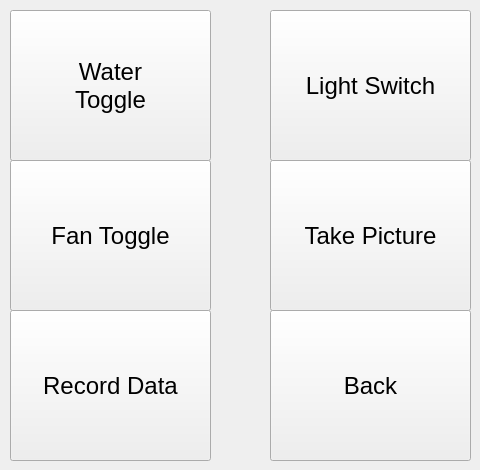
   <widget class="QWidget" name="manualcontrols_page">
    <widget class="QPushButton" name="waternow_btn">
     <property name="geometry">
      <rect>
       <x>10</x>
       <y>10</y>
       <width>201</width>
       <height>151</height>
      </rect>
     </property>
     <property name="font">
      <font>
       <family>Segoe UI</family>
       <pointsize>18</pointsize>
       <bold>false</bold>
      </font>
     </property>
     <property name="text">
      <string>Water
Toggle</string>
     </property>
    </widget>
    <widget class="QPushButton" name="lightswitch_btn">
     <property name="geometry">
      <rect>
       <x>270</x>
       <y>10</y>
       <width>201</width>
       <height>151</height>
      </rect>
     </property>
     <property name="font">
      <font>
       <family>Segoe UI</family>
       <pointsize>18</pointsize>
       <bold>false</bold>
      </font>
     </property>
     <property name="text">
      <string>Light Switch</string>
     </property>
    </widget>
    <widget class="QPushButton" name="fanon_btn">
     <property name="geometry">
      <rect>
       <x>10</x>
       <y>160</y>
       <width>201</width>
       <height>151</height>
      </rect>
     </property>
     <property name="font">
      <font>
       <family>Segoe UI</family>
       <pointsize>18</pointsize>
       <bold>false</bold>
      </font>
     </property>
     <property name="text">
      <string>Fan Toggle</string>
     </property>
    </widget>
    <widget class="QPushButton" name="takepicture_btn">
     <property name="geometry">
      <rect>
       <x>270</x>
       <y>160</y>
       <width>201</width>
       <height>151</height>
      </rect>
     </property>
     <property name="font">
      <font>
       <family>Segoe UI</family>
       <pointsize>18</pointsize>
       <bold>false</bold>
      </font>
     </property>
     <property name="text">
      <string>Take Picture</string>
     </property>
    </widget>
    <widget class="QPushButton" name="recorddata_btn">
     <property name="geometry">
      <rect>
       <x>10</x>
       <y>310</y>
       <width>201</width>
       <height>151</height>
      </rect>
     </property>
     <property name="font">
      <font>
       <family>Segoe UI</family>
       <pointsize>18</pointsize>
       <bold>false</bold>
      </font>
     </property>
     <property name="text">
      <string>Record Data</string>
     </property>
    </widget>
    <widget class="QPushButton" name="manualcontrols_back_btn">
     <property name="geometry">
      <rect>
       <x>270</x>
       <y>310</y>
       <width>201</width>
       <height>151</height>
      </rect>
     </property>
     <property name="font">
      <font>
       <family>Segoe UI</family>
       <pointsize>18</pointsize>
       <bold>false</bold>
      </font>
     </property>
     <property name="text">
      <string>Back</string>
     </property>
    </widget>
   </widget>
